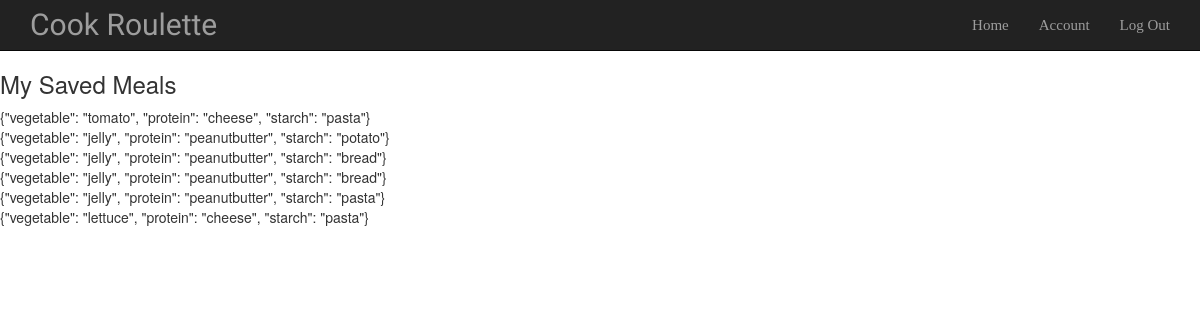
The app's page /displaysaved (signed in), older data.
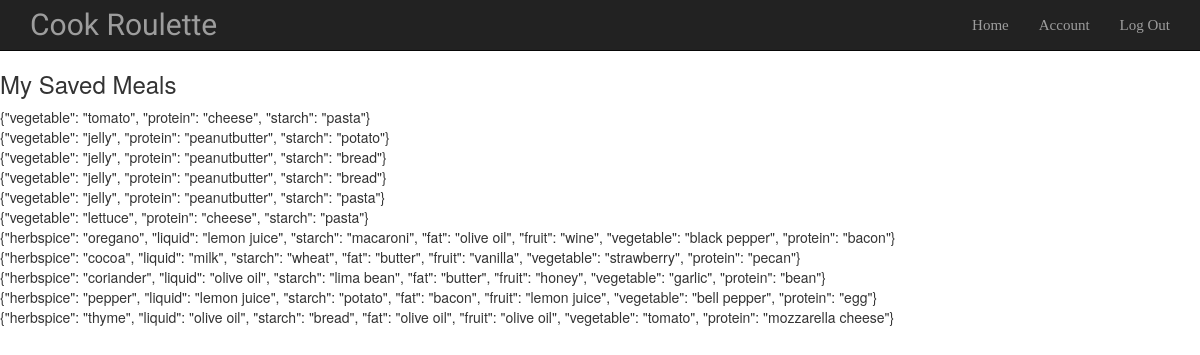
The same page, newer data.
### newmodel.py (models this page shows)
class SavedRecipe(Base):
    __tablename__= "savedrecipes"
    id = Column(Integer, primary_key=True)
    user_id = Column(Integer, ForeignKey('users.id'))
    recipe = Column(String(500), nullable=False)
    rating = Column(String(10))
    user = relationship("User", backref=backref('savedrecipes', order_by=id))

### cookroulette.py (the view)
@app.route("/displaysaved")
def display_saved_recipes():
    user = newmodel.session.query(newmodel.User).filter_by(email=session['email']).first()
    all_recipes = newmodel.session.query(newmodel.SavedRecipe).filter_by(user_id=user.id).all()
    list_of_recipes = []
    for a_recipe in all_recipes:
        list_of_recipes.append(a_recipe)
    return render_template("saved_recipes.html", recipes=list_of_recipes)

### templates/saved_recipes.html (shortened to what this page needs)
{% extends 'base.html' %}
{% block body %}
<h3>My Saved Meals</h3>
{% for recipe in recipes %}
 <div>{{recipe.recipe}}</div>
{% endfor %}
{% endblock %}

### templates/base.html (shortened to what this page needs)
<html>
    <head>
	<link href="/static/dist/css/bootstrap.min.css" rel="stylesheet">
	<link href="/static/css/starter-template.css" rel="stylesheet">
        <div class="navbar navbar-inverse navbar-static-top">
            <div class="container">
                <div class="navbar-header">
                    <img src=""><a class="navbar-brand" href="/"><div class="comfortaa">Cook Roulette</div></a>
                </div>
                <div class="navbar-collapse collapse">
                    <ul class="nav navbar-nav navbar-right">
                            <li class="playfair"> <a href="/">Home</a></li>
                            {% if "logged_in" in session %}
                                <li class="playfair"> <a href="/account">Account</a></li>
                                <li class="playfair"> <a href="/logout">Log Out</a></li>
                            {% else %}
                                <li class="playfair"><a href="/login">Log In</a></li>
                            {% endif %}
                    </ul>
                </div>
            </div>
        </div>
    </head>
    <body>
        {% block body %}
        {% endblock %}
    </body>
</html>

### static/css/starter-template.css (style rules this page uses)
.comfortaa { font-family: 'Comfortaa', cursive; font-size: 30px; }
.playfair { font-family: 'Playfair Display', serif; font-size: 15px; }
.navbar-static-top { z-index: 200; border-width: 0 0 1px; }

Row changes from the older to the newer data that the page shows:
added SavedRecipe: recipe "{\"herbspice\": \"oregano\", \"liquid\": \"lemon juice\", \"starch\": \"macaroni\", \"fat\": \"olive oil\", \"fruit\": \"wine\", \"vegetable\": \"black pepper\", \"protein\": \"bacon\"}"
added SavedRecipe: recipe "{\"herbspice\": \"cocoa\", \"liquid\": \"milk\", \"starch\": \"wheat\", \"fat\": \"butter\", \"fruit\": \"vanilla\", \"vegetable\": \"strawberry\", \"protein\": \"pecan\"}"
added SavedRecipe: recipe "{\"herbspice\": \"coriander\", \"liquid\": \"olive oil\", \"starch\": \"lima bean\", \"fat\": \"butter\", \"fruit\": \"honey\", \"vegetable\": \"garlic\", \"protein\": \"bean\"}"
added SavedRecipe: recipe "{\"herbspice\": \"pepper\", \"liquid\": \"lemon juice\", \"starch\": \"potato\", \"fat\": \"bacon\", \"fruit\": \"lemon juice\", \"vegetable\": \"bell pepper\", \"protein\": \"egg\"}"
added SavedRecipe: recipe "{\"herbspice\": \"thyme\", \"liquid\": \"olive oil\", \"starch\": \"bread\", \"fat\": \"olive oil\", \"fruit\": \"olive oil\", \"vegetable\": \"tomato\", \"protein\": \"mozzarella cheese\"}"
